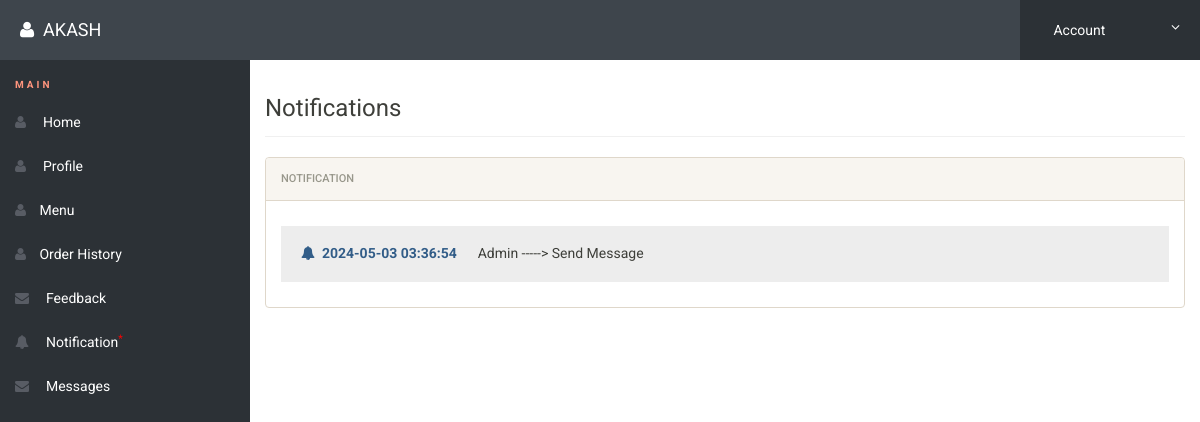
The app's page /notification.php (signed in) with its own data.
### tables this page shows
CREATE TABLE `notification` (
  `id` int(11) NOT NULL,
  `notiuser` varchar(50) NOT NULL,
  `notireciver` varchar(50) NOT NULL,
  `notitype` varchar(50) NOT NULL,
  `time` timestamp NOT NULL DEFAULT current_timestamp()
);

### notification.php (the view, shortened to what this page needs)
<?php
include('includes/config.php');
if(strlen($_SESSION['alogin'])==0)
	{
header('location:index.php');
}
else{
?>
<!doctype html>
<html lang="en" class="no-js">
<head>
	<link rel="stylesheet" href="css/font-awesome.min.css">
	<link rel="stylesheet" href="css/bootstrap.min.css">
	<link rel="stylesheet" href="css/dataTables.bootstrap.min.css">
	<link rel="stylesheet" href="css/bootstrap-social.css">
	<link rel="stylesheet" href="css/bootstrap-select.css">
	<link rel="stylesheet" href="css/fileinput.min.css">
	<link rel="stylesheet" href="css/awesome-bootstrap-checkbox.css">
	<link rel="stylesheet" href="css/style.css">
</head>
<body>
	<?php include('includes/header.php');?>
	<div class="ts-main-content">
	<?php include('includes/leftbar.php');?>
		<div class="content-wrapper">
			<div class="container-fluid">
				<div class="row">
					<div class="col-md-12">
						<h3 class="page-title">Notifications</h3>
						<div class="row">
							<div class="col-md-12">
								<div class="panel panel-default">
									<div class="panel-heading">Notification</div>
									   <div class="panel-body">
<?php
$reciver = $_SESSION['alogin'];
$sql = "SELECT * from  notification where notireciver = (:reciver) order by time DESC";
$query = $dbh -> prepare($sql);
$query-> bindParam(':reciver', $reciver, PDO::PARAM_STR);
$query->execute();
$results=$query->fetchAll(PDO::FETCH_OBJ);
$cnt=1;
if($query->rowCount() > 0)
{
foreach($results as $result)
{				?>
        <h5 style="background:#ededed;padding:20px;"><i class="fa fa-bell text-primary"></i>&nbsp;&nbsp;<b class="text-primary"><?php echo htmlentities($result->time);?></b> &nbsp;&nbsp;&nbsp;&nbsp;&nbsp;<?php echo htmlentities($result->notiuser);?> -----> <?php echo htmlentities($result->notitype);?></h5>
                       <?php $cnt=$cnt+1; }} ?>
                                        </div>
                                    </div>
                                </div>
                            </div>
                        </div>
                    </div>
                </div>
            </div>
        </div>
</body>
</html>
<?php } ?>

### css/style.css (style rules this page uses)
html { font-size: 14px; }
@media only screen and (min-width: 480px) { html { font-size: 17px; } }
@media only screen and (min-width: 768px) { html { font-size: 14px; } }
body { font-size: 1em; }
.panel { overflow: hidden; }
.page-title { padding-bottom: 15px; margin-bottom: 20px; border-bottom: 1px solid #f0f0f0; }
.ts-main-content .content-wrapper { padding-top: 15px; margin-top: 60px; }
@media only screen and (min-width: 992px) { .ts-main-content .content-wrapper { margin-left: 250px; } }

### records on screen
notification: time "2024-05-03 03:36:54", notiuser "Admin", notitype "Send Message"

### other values on screen
$_SESSION['nlogin'] "AKASH"
